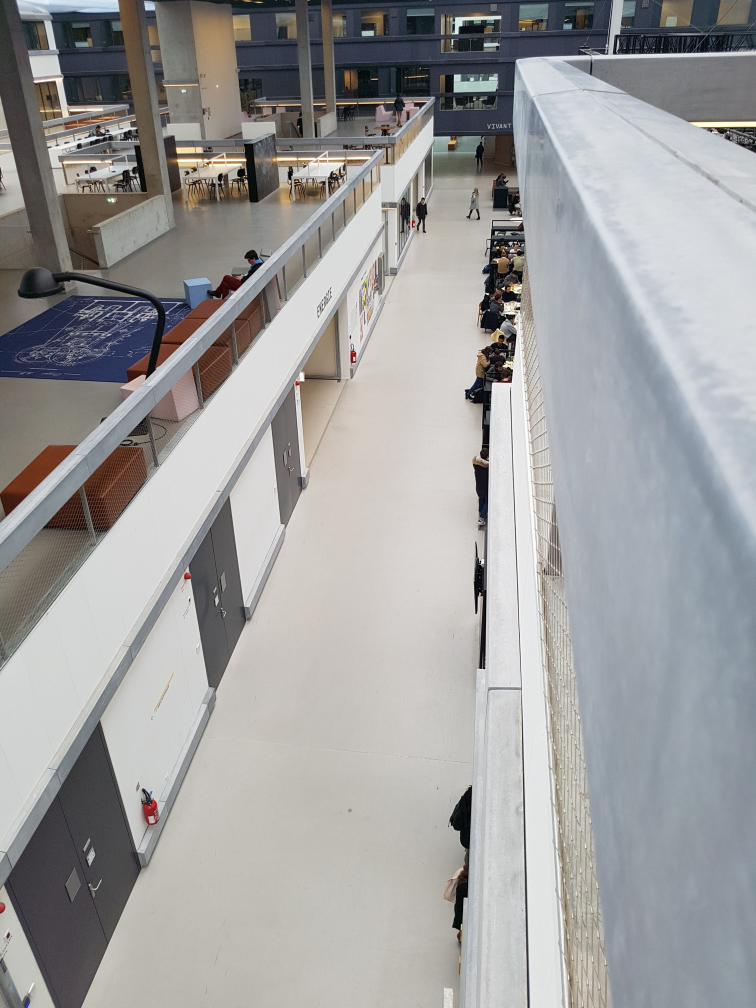
#> input picture data/img/53921567_2296448580598357_4772525796268965888_n.jpg, 3024 x 4032 px, found by its file name (shown at 1/4 size); its folder holds 5 pictures in this run
$ jupyter execute Stabilisation.ipynb
#> lines starting #> are read from the running program, lines starting #| are printed output that depends on the picture
# Stabilisation
Ce script a pour but de stabiliser les photos, c'est à dire de mapper des points d'intérêts entre deux photos quasi identiques mais prises avec des angles un peu différents.
Ce processus a pour but d'augmenter la performance du réseau de neurones en appliquant cette transformation à toute photo en entrée du réseau.

##### Importation des librairies

[cell 1]
import os
import cv2
import numpy as np
from random import choice
import matplotlib.pyplot as plt

##### Lecture des données

[cell 2]
# Chemin vers les données
PATH_IMG = "/home/erwan/Centrale/OSY/DEEPL/Projet/QueueDetection/data/img/"
IMG_SIZE = 256

# la photo référence correspond à une photo du lieu de la queue sans personnes
photo_ref = "53921567_2296448580598357_4772525796268965888_n.jpg"

[cell 3]
def load_random(path_img, img_size=256, img_ref_name=""):
    """
    Charge aléatoirement une image contenue dans le répertoires 'path_img'
    - img_size : change la taille de l'image
    """
    # random selection of one image
    while True:
        file = choice(os.listdir(path_img))
        if not os.path.isfile(os.path.join(path_img, file)) or file == img_ref_name:
            continue
        else:
            break

    img = cv2.imread(os.path.join(path_img, file), cv2.IMREAD_COLOR)
    img = cv2.cvtColor(img, cv2.COLOR_BGR2RGB)
    img = cv2.resize(img, (img_size, img_size)).astype(np.float32)
    return img

[cell 4]
def load_img(path_img, photo_ref, img_size=256):
    """
    Charge l'image de référence ainsi qu'une autre image aléatoire
    """
#> called with img_size = 256
    # Lecture de l'image de référence
    img_ref = cv2.imread(os.path.join(path_img, photo_ref), cv2.IMREAD_COLOR)
#> img_ref is the input picture: shape (4032, 3024, 3); mean B, G, R 157.6, 157.7, 158.1
    img_ref = cv2.cvtColor(img_ref, cv2.COLOR_BGR2RGB)
    img_ref = cv2.resize(img_ref, (IMG_SIZE, IMG_SIZE)).astype(np.float32)
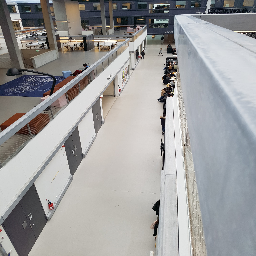
#> img_ref: shape (256, 256, 3) float32; mean R, G, B 158, 157.7, 157.6

    # Lecture d'une image aléatoire
    img = load_random(path_img, img_size=img_size, img_ref_name=photo_ref)
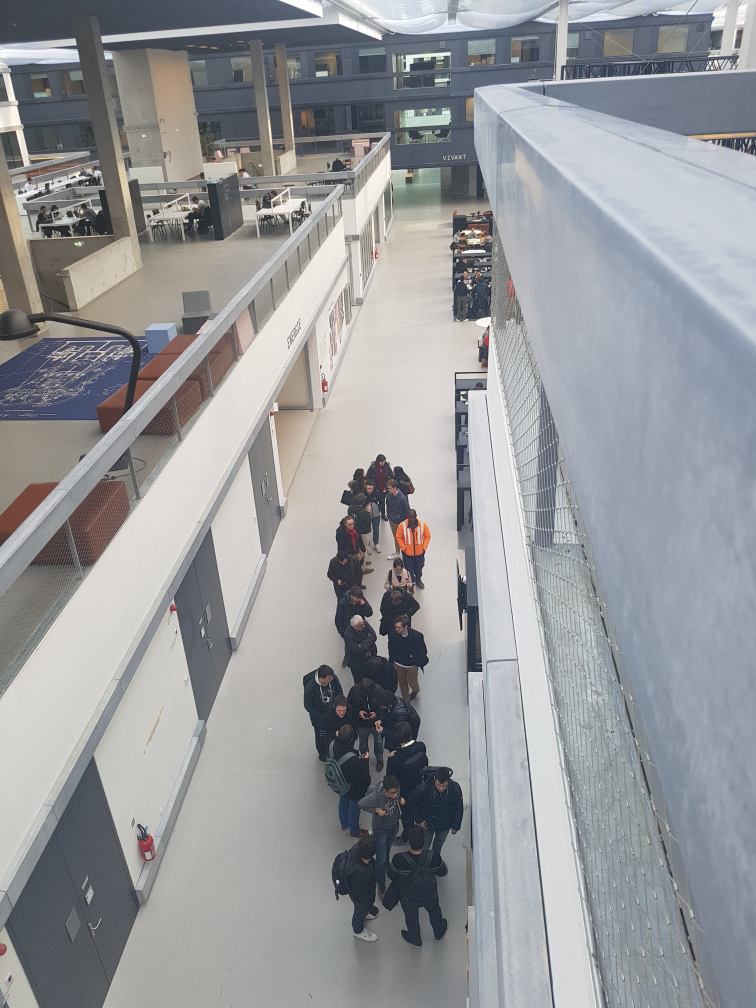
#> input picture data/img/53233318_408006883099420_8552841527854891008_n.jpg, 3024 x 4032 px, found by its file name (shown at 1/4 size)
#> in load_random, img is the input picture: shape (4032, 3024, 3); mean B, G, R 155.1, 152.1, 150.4
#> in load_random, `img = cv2.resize(img, (img_size, img_size)).astype(np.float32)`:
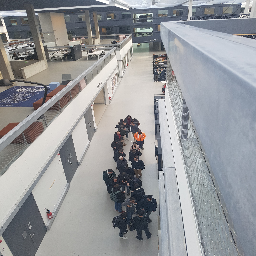
#> img: shape (256, 256, 3) float32; mean R, G, B 150.3, 152.1, 155

    plt.figure(figsize=(15, 6))
    plt.subplot(1, 2, 1)
    plt.imshow(img_ref.astype(np.uint8), interpolation='nearest')
    plt.title('image de référence')
    plt.axis('off')
    plt.subplot(1, 2, 2)
    plt.imshow(img.astype(np.uint8), interpolation='nearest')
    plt.title('image aléatoire')
    plt.axis('off')
    plt.show()
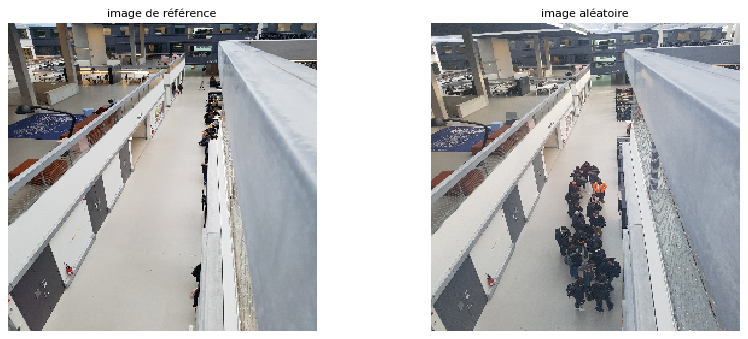
#> figure drawn by matplotlib, 2 panels
    return img_ref, img

[cell 5]
img_ref, img = load_img(PATH_IMG, photo_ref, img_size=IMG_SIZE)

[cell 6]
def get_interest_point(img, display=False):
    """
    Renvoie les points d'intérêts d'une image
    """
    features = cv2.goodFeaturesToTrack(img, maxCorners=100, qualityLevel=0.01, minDistance=20)

    x = list()
    y = list()
    for interest in features:
        x.append(interest[0][0])
        y.append(interest[0][1])

    if display:
        plt.figure(figsize=(15, 6))
        plt.imshow(img.astype(np.uint8))
        plt.scatter(x, y, c='b')
        plt.axis('off')
        plt.title("points d'intérêts de la photo")
        plt.show()
    return x, y

[cell 7]
# convert 2 gray
img_ref_gray = cv2.cvtColor(img_ref, cv2.COLOR_RGB2GRAY)
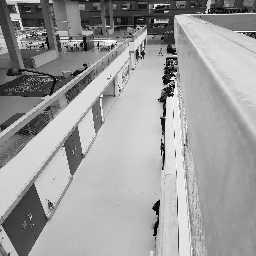
#> img_ref_gray: shape (256, 256) float32; min 0.228, max 255, mean 157.8
img_ref_gray = img_ref_gray.astype(np.uint8)
# find features
prev_pts = cv2.goodFeaturesToTrack(img_ref_gray, 200, 0.01, 30)
#> prev_pts = 37 rows, first 8: [172, 94], [208, 12], [82, 40], [159, 200], [153, 235], [164, 11], [162, 142], [44, 42]

[cell 8]
# convert 2 gray
img_gray = cv2.cvtColor(img.astype(np.uint8), cv2.COLOR_RGB2GRAY)
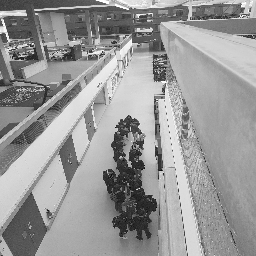
#> img_gray: shape (256, 256); min 6, max 255, mean 151.9
img_gray = img_gray.astype(np.uint8)
# find transformation
curr_pts, status, err = cv2.calcOpticalFlowPyrLK(img_ref_gray, img_gray, prev_pts, None)
#> curr_pts = 37 rows, first 8: [162.2, 78.81], [138.2, -17.48], [68.4, 50.31], [135.7, 117.5], [140.4, 244.8], [147.9, 20.03], [155.3, 95.31], [31.26, 53.48]; status = 37 values, max 1 at index 0, min 0 at index 1, mean 0.865; err = 37 values, max 107.3 at index 23, min 3.07e-41 at index 1, mean 28.26

[cell 9]
# Filter only valid points
idx = np.where(status==1)[0]
#> idx = 32 values from 0 to 35
prev_pts = prev_pts[idx]
#> prev_pts = 32 rows, first 8: [172, 94], [82, 40], [159, 200], [153, 235], [164, 11], [162, 142], [44, 42], [101, 96]
curr_pts = curr_pts[idx]
#> curr_pts = 32 rows, first 8: [162.2, 78.81], [68.4, 50.31], [135.7, 117.5], [140.4, 244.8], [147.9, 20.03], [155.3, 95.31], [31.26, 53.48], [92.54, 103.8]

[cell 10]
x = list()
y = list()
for interest in prev_pts:
    x.append(interest[0][0])
    y.append(interest[0][1])
#> this loop made 32 passes
#> interest on passes 1 to 12: [[172, 94]], [[82, 40]], [[159, 200]], [[153, 235]], [[164, 11]], [[162, 142]], [[44, 42]], [[101, 96]], [[112, 45]], [[49, 2]], [[176, 58]], [[242, 33]]
#> after the loop, x = 32 values, max 242 at index 11, min 1 at index 25, mean 98.16; y = 32 values, max 237 at index 27, min 2 at index 9, mean 110.4

if display:
    plt.figure(figsize=(15, 6))
    plt.subplot(1, 2, 1)
    plt.imshow(img_ref.astype(np.uint8))
    plt.scatter(x, y, c='b')
    plt.axis('off')
    plt.title("points d'intérêts de la photo de référence")

x = list()
y = list()
for interest in curr_pts:
    x.append(interest[0][0])
    y.append(interest[0][1])
#> this loop made 32 passes
#> interest on passes 1 to 12: [[162.2, 78.81]], [[68.4, 50.31]], [[135.7, 117.5]], [[140.4, 244.8]], [[147.9, 20.03]], [[155.3, 95.31]], [[31.26, 53.48]], [[92.54, 103.8]], [[99.84, 54.19]], [[35.1, 14.5]], [[167.8, 62.83]], [[60.83, 30.89]]
#> after the loop, x = 32 values, max 198.6 at index 27, min -0.242 at index 12, mean 84.36; y = 32 values, max 247.3 at index 30, min -5.58 at index 21, mean 104.5

if display:
    plt.subplot(1, 2, 2)
    plt.imshow(img.astype(np.uint8))
    plt.scatter(x, y, c='b')
    plt.axis('off')
    plt.title("points d'intérêts de la photo")
    plt.show()
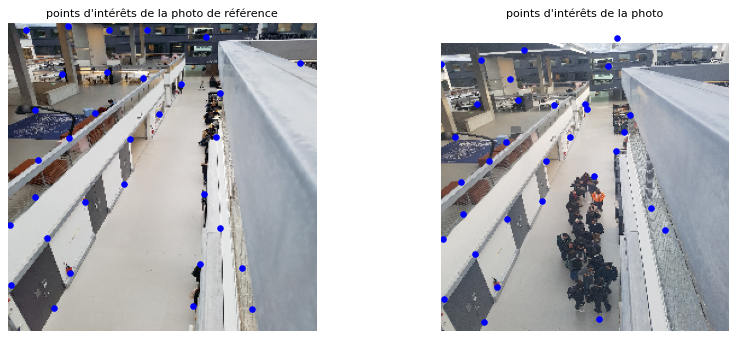
#> figure drawn by matplotlib, 2 panels

[cell 11]
# Estimation de la transformation entre les anciens et les nouveaux points d'intérêts
transform = cv2.estimateAffine2D(prev_pts, curr_pts, False)

[cell 12]
# Transformation Affine de la photo
test = cv2.warpAffine(img_gray, transform[0], dsize=(256, 256))
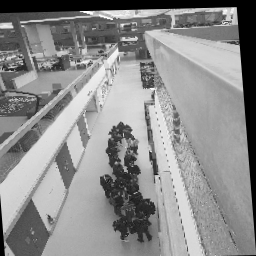
#> test: shape (256, 256); min 0, max 255, mean 140.7
plt.figure(figsize=(20, 20))
plt.subplot(1, 2, 1)
plt.imshow(cv2.cvtColor(img_ref, cv2.COLOR_RGB2GRAY).astype(np.uint8), cmap='gray')
plt.axis('off')
plt.title('image de référence')
plt.subplot(1, 2, 2)
plt.imshow(test, cmap='gray')
plt.axis('off')
plt.title('image stabilisée')
plt.show()
